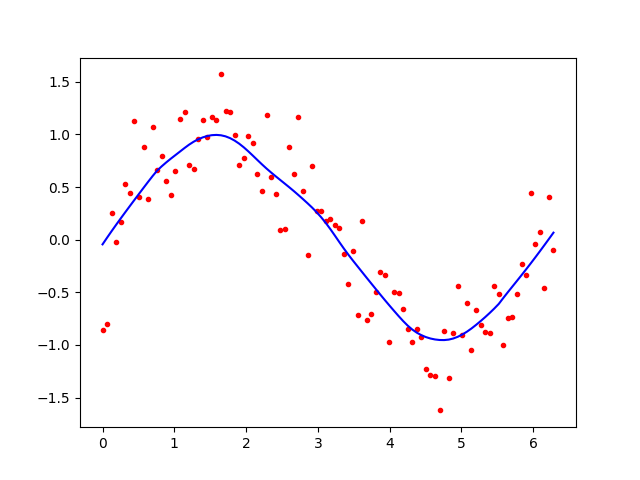

This chart was generated by the following Python code:
import math
from math import ceil

import numpy as np
from scipy import linalg


def lowess(x, y, f, iterations):
    n = len(x)
    r = int(ceil(f * n))
    h = [np.sort(np.abs(x - x[i]))[r] for i in range(n)]
    w = np.clip(np.abs((x[:, None] - x[None, :]) / h), 0.0, 1.0)
    w = (1 - w ** 3) ** 3
    yest = np.zeros(n)
    delta = np.ones(n)
    for iteration in range(iterations):
        for i in range(n):
            weights = delta * w[:, i]
            b = np.array([np.sum(weights * y), np.sum(weights * y * x)])
            A = np.array([[np.sum(weights), np.sum(weights * x)],[np.sum(weights * x), np.sum(weights * x * x)]])
            beta = linalg.solve(A, b)
            yest[i] = beta[0] + beta[1] * x[i]

        residuals = y - yest
        s = np.median(np.abs(residuals))
        delta = np.clip(residuals / (6.0 * s), -1, 1)
        delta = (1 - delta ** 2) ** 2

    return yest

n = 100
x = np.linspace(0, 2 * math.pi, n)
y = np.sin(x) + 0.3 * np.random.randn(n)
f =0.25
iterations=3
yest = lowess(x, y, f, iterations)
    
import matplotlib.pyplot as plt

plt.plot(x,y,"r.")
plt.plot(x,yest,"b-")
plt.show()
